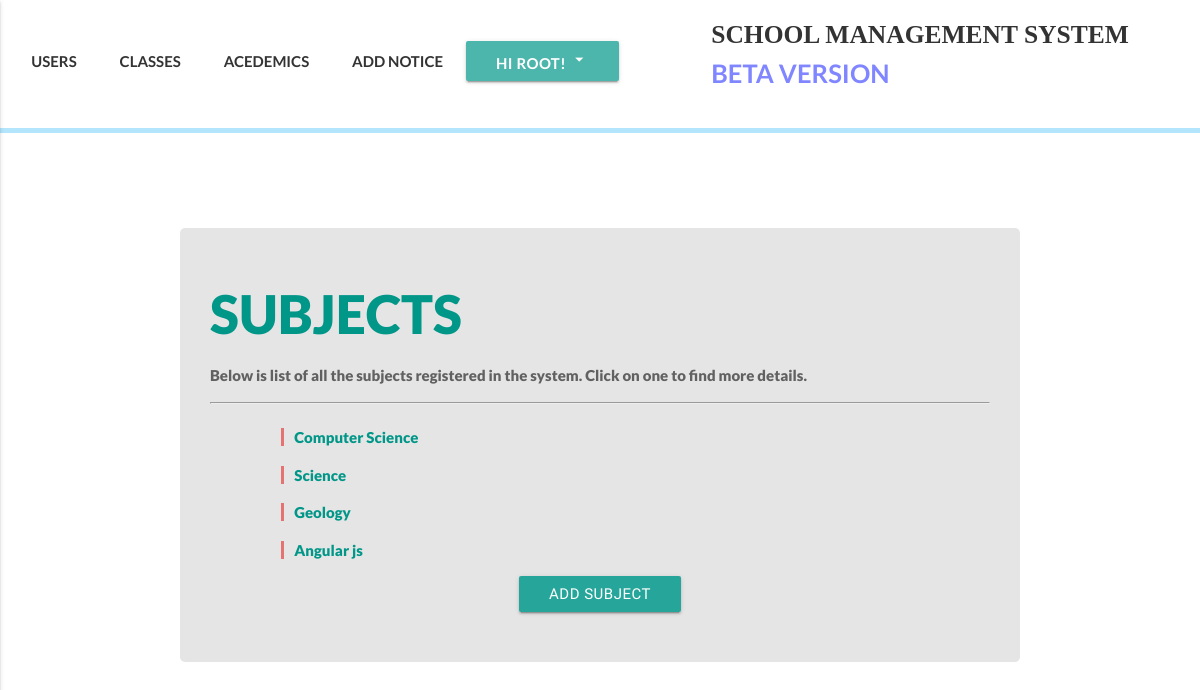
The page /academics/subjects (signed in) on the database its author committed.
### accounts/models.py (models this page shows, shortened)
class User(AbstractBaseUser):
    email = models.EmailField(
        verbose_name='email address',
        max_length=255,
        unique=True,
    )
    date_of_birth = models.DateField(null=True)
    is_active = models.BooleanField(default=True)
    is_admin = models.BooleanField(default=False)
    is_teacher = models.BooleanField(default=False)
    is_student = models.BooleanField(default=False)
    bio = models.TextField(blank=True, help_text='write something about yourself...')
    phone_regex = RegexValidator(regex=r'^\+?1?\d{9,15}$', message="Phone number must be entered in the format: '+999999999'. Up to 15 digits allowed.")
    phone_number = models.CharField(validators=[phone_regex], max_length=17, blank=True, help_text="Phone number must be entered in the format: '+999999999'. Up to 15 digits allowed.") # validators should be a list
    first_name = models.CharField(max_length=225)
    last_name = models.CharField(max_length=225)
    address = models.CharField(max_length=225, blank=True)
    part_of = models.ForeignKey(Klasses, null=True, blank=True, related_name="partof", on_delete=models.SET_NULL)
    image = models.ImageField(upload_to="profile_pictures", blank=True)
    objects = MyUserManager()
    USERNAME_FIELD = 'email'
    REQUIRED_FIELDS = ['first_name', 'last_name', 'phone_number']
    def get_absolute_url(self):
        return reverse('user_detail', kwargs={'id':self.id})

### academics/models.py (models this page shows, shortened)
class Subject(models.Model):
    name = models.CharField(max_length=225)
    klass = models.ManyToManyField(Klasses, related_name='subjects')
    def get_absolute_url(self):
        return reverse('subject-detail', kwargs={'id':self.id})

### academics/views.py (the view)
def subject_list_view(request):
    if request.user.is_authenticated and request.user.is_admin:
        queryset = Subject.objects.all()
        template_name = "academics/subject/subjects_list_view.html"
        context = {
            "subject":queryset,
        }
        return render(request, template_name, context)
    else:
        raise Http404

### templates/academics/subject/subjects_list_view.html (shortened to what this page needs)
{% extends 'index.html' %}
{% block customcss %}
{% load static %}
<link rel="stylesheet" href="{% static 'css/userrs.css' %}">
<link rel="stylesheet" href="{% static 'css/academics/subjects/subject_list.css' %}">
{% endblock customcss %}
{% block content %}
  <div class="register-bg">
    <div class="classes-boi hoverable grey-text text-darken-2">
      {% if subject %}
      <h2 class="my-heada">SUBJECTS</h2>
      <div class="my-text">
        <p>Below is list of all the subjects registered in the system. Click on one to find more details.</p> <hr>
      </div>
      <div class="row">
      <div class="col xl16 l12 m12 s12">
        <div class="my-list">
          {% for sub in subject %}
          <p><a href="{{sub.get_absolute_url}}">{{sub.name}}</a></p>
          {% endfor %}
        </div>
        <div class="col offset-s3 s6">
          <a href="{% url 'subject-create' %}" class="btn waves-red boto">Add Subject</a>
        </div>
      </div>
      </div>
      {% endif %}
  </div>
  </div>
{% endblock content %}

### templates/index.html (shortened to what this page needs)
<!DOCTYPE html>
<html lang="en">
<head>
  {% load static %}
  <link rel="stylesheet" href="https://cdnjs.cloudflare.com/ajax/libs/animate.css/3.5.2/animate.min.css">
  <link rel="stylesheet" href="{% static 'materialize/css/materialize.min.css' %}">
  {% block headercss %} <link rel="stylesheet" href="{% static 'css/header.css' %}"> {% endblock headercss %}
  {% block customcss %} <link rel="stylesheet" href="{% static 'css/home.css' %}"> {% endblock customcss %}
</head>
<body>
  {% block new_page %}
  <header>
    <div class="my-nav">
      <div class="row">
        <div class="col xl7 l7 m7 s12 ma-nav">
          <ul class="nav-ul" >
            {% block headernavs %}
            {% if request.user.is_authenticated %}
              {% if request.user.is_student %}
              <li><a href="#" class="waves-effect waves-teal">MY GRADES</a></li>
              <li><a href="#" class="waves-effect waves-teal">NOTICE BOARD</a></li>
              <li><a href="#" class="waves-effect waves-teal">ASSIGNMENTS</a></li>
              <a class='dropdown-button btn my-dropdown teal lighten-2' data-beloworigin="true" href='#' data-activates='dropdown1'>Hi {{request.user.first_name}}! <i class="medium material-icons">arrow_drop_down</i></a>
              <ul id='dropdown1' class='dropdown-content'>
               <li><a href="{{request.user.get_absolute_url}}">Profile</a></li>
               <li><a href="{% url 'change_password' %}">Change Password</a></li>
               <li><a href="{% url 'logout_view' %}">Logout</a></li>
             </ul>
              {% elif request.user.is_admin %}
              <li><a href="{% url 'user_view' %}" class="waves-effect waves-teal">USERS</a></li>
              <li><a href="{% url 'klasses_list_view' %}" class="waves-effect waves-teal">CLASSES</a></li>
              <li><a href="{% url 'academics_view' %}" class="waves-effect waves-teal">ACEDEMICS</a></li>
              <li><a href="#" class="waves-effect waves-teal">ADD NOTICE</a></li>
              <a class='dropdown-button btn my-dropdown teal lighten-2' data-beloworigin="true" href='#' data-activates='dropdown1'>Hi {{request.user.first_name}}! <i class="medium material-icons">arrow_drop_down</i></a>
              {% endif %}
            {% else %}
            <li><a href="#" class="waves-effect waves-teal">OVERVIEW</a></li>
            <li><a href="#" class="waves-effect waves-teal">CONTACT</a></li>
            <li><a href="#" class="waves-effect waves-teal">ABOUT</a></li>
            <li><a href="{% url 'login_view' %}" class="waves-effect waves-teal"><span>LOGIN</span></a></li>
            {% endif %}
            {% endblock headernavs %}
          </ul>
        </div>
        <div class="col s2">
        </div>
        <div class="col xl5 l5 m5 offset-10">
          <a href="{% url 'home' %}" class='my-logo'>SCHOOL MANAGEMENT SYSTEM<br><span class="qaka"> BETA VERSION</span></a>
        </div>
    </div>
    </div>
    <div class='little-bar'></div>
  </header>
  {% block content %}{% endblock content %}
{% endblock new_page %}
</body>
</html>

### static/css/header.css (style rules this page uses)
.my-nav { font-family: lato; font-weight:bold; background-color: #fff; height:100%; padding-top:15px; padding-bottom: 0; margin-bottom:0; }
.my-dropdown { padding-bottom:40px; }
.little-bar { height:5px; background-color: #b3e5fc; }
.my-nav ul li { display: inline; }
.my-nav ul li a, .disable { padding: 20px 20px 20px 20px; color: #333; transition: 0.4s; }
.my-logo { font-family:kelson sans; color:#333; text-align:right; font-size:1.7em; transition: 0.4s; }
.qaka { color: #8086ff; font-family:lato; }

### static/css/userrs.css (style rules this page uses)
.register-bg { padding: 3em 0em; margin-top: 50px; }
.classes-boi { border-radius: 5px; text-align:center; margin-top:10vh; width:70%; margin: auto; background-color: #e5e5e5 ; padding:2em; }
.classes-boi h3, .classes-boi h4, .classes-boi p { font-family: lato; font-weight:1000; }

### static/css/academics/subjects/subject_list.css (style rules this page uses)
.my-heada { text-transform: uppercase; font-weight: 1000; font-family: lato; text-align: left; color:#009688; }
.my-text, .my-list, .my-list-klasses { text-align: left; }
.my-list p a { color: #009688; border-left: solid 3px #e57373; padding-left: 10px; margin-left: 5vw; transition-duration: 0.3s; }

### rows shown on the page
User: user.first_name "ROOT"
Subject: name "Computer Science"
Subject: name "Science"
Subject: name "Geology"
Subject: name "Angular js"
